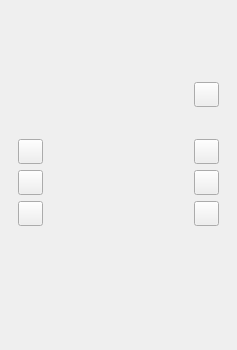
<?xml version="1.0" encoding="UTF-8"?>
<ui version="4.0">
 <class>TrikDisplay</class>
 <widget class="QLabel" name="TrikDisplay">
  <property name="geometry">
   <rect>
    <x>0</x>
    <y>0</y>
    <width>237</width>
    <height>350</height>
   </rect>
  </property>
  <property name="windowTitle">
   <string>Trik Display</string>
  </property>
  <property name="styleSheet">
   <string notr="true">QPushButton{
	border-image: url(://icons/trik/button_off.png);
}
QPushButton:pressed{
	border-image: url(://icons/trik/button_on.png);
}
</string>
  </property>
  <property name="pixmap">
   <pixmap resource="../robotsInterpreter.qrc">:/icons/trik/controller.png</pixmap>
  </property>
  <property name="scaledContents">
   <bool>true</bool>
  </property>
  <layout class="QGridLayout" name="gridLayout">
   <property name="layoutHorizontalSpacing" stdset="0">
    <number>0</number>
   </property>
   <property name="layoutVerticalSpacing" stdset="0">
    <number>0</number>
   </property>
   <item row="1" column="4">
    <widget class="QPushButton" name="buttonOn">
     <property name="sizePolicy">
      <sizepolicy hsizetype="Minimum" vsizetype="Minimum">
       <horstretch>1</horstretch>
       <verstretch>1</verstretch>
      </sizepolicy>
     </property>
     <property name="minimumSize">
      <size>
       <width>25</width>
       <height>25</height>
      </size>
     </property>
     <property name="maximumSize">
      <size>
       <width>25</width>
       <height>25</height>
      </size>
     </property>
     <property name="focusPolicy">
      <enum>Qt::NoFocus</enum>
     </property>
     <property name="flat">
      <bool>false</bool>
     </property>
    </widget>
   </item>
   <item row="1" column="5" rowspan="5">
    <widget class="QWidget" name="widget_4" native="true">
     <property name="sizePolicy">
      <sizepolicy hsizetype="Preferred" vsizetype="Preferred">
       <horstretch>1</horstretch>
       <verstretch>0</verstretch>
      </sizepolicy>
     </property>
    </widget>
   </item>
   <item row="6" column="2" colspan="2">
    <widget class="QWidget" name="widget" native="true">
     <property name="sizePolicy">
      <sizepolicy hsizetype="Preferred" vsizetype="Preferred">
       <horstretch>0</horstretch>
       <verstretch>10</verstretch>
      </sizepolicy>
     </property>
    </widget>
   </item>
   <item row="5" column="4">
    <widget class="QPushButton" name="buttonDown">
     <property name="sizePolicy">
      <sizepolicy hsizetype="Minimum" vsizetype="Minimum">
       <horstretch>1</horstretch>
       <verstretch>1</verstretch>
      </sizepolicy>
     </property>
     <property name="minimumSize">
      <size>
       <width>25</width>
       <height>25</height>
      </size>
     </property>
     <property name="maximumSize">
      <size>
       <width>25</width>
       <height>25</height>
      </size>
     </property>
     <property name="focusPolicy">
      <enum>Qt::NoFocus</enum>
     </property>
     <property name="flat">
      <bool>false</bool>
     </property>
    </widget>
   </item>
   <item row="3" column="4">
    <widget class="QPushButton" name="buttonUp">
     <property name="sizePolicy">
      <sizepolicy hsizetype="Minimum" vsizetype="Minimum">
       <horstretch>1</horstretch>
       <verstretch>1</verstretch>
      </sizepolicy>
     </property>
     <property name="minimumSize">
      <size>
       <width>25</width>
       <height>25</height>
      </size>
     </property>
     <property name="maximumSize">
      <size>
       <width>25</width>
       <height>25</height>
      </size>
     </property>
     <property name="focusPolicy">
      <enum>Qt::NoFocus</enum>
     </property>
     <property name="flat">
      <bool>false</bool>
     </property>
    </widget>
   </item>
   <item row="0" column="2" colspan="2">
    <widget class="QWidget" name="widget_2" native="true">
     <property name="sizePolicy">
      <sizepolicy hsizetype="Preferred" vsizetype="Preferred">
       <horstretch>0</horstretch>
       <verstretch>6</verstretch>
      </sizepolicy>
     </property>
    </widget>
   </item>
   <item row="4" column="1">
    <widget class="QPushButton" name="buttonLeft">
     <property name="sizePolicy">
      <sizepolicy hsizetype="Minimum" vsizetype="Minimum">
       <horstretch>1</horstretch>
       <verstretch>1</verstretch>
      </sizepolicy>
     </property>
     <property name="minimumSize">
      <size>
       <width>25</width>
       <height>25</height>
      </size>
     </property>
     <property name="maximumSize">
      <size>
       <width>25</width>
       <height>25</height>
      </size>
     </property>
     <property name="focusPolicy">
      <enum>Qt::NoFocus</enum>
     </property>
     <property name="flat">
      <bool>false</bool>
     </property>
    </widget>
   </item>
   <item row="1" column="0" rowspan="5">
    <widget class="QWidget" name="widget_5" native="true">
     <property name="sizePolicy">
      <sizepolicy hsizetype="Preferred" vsizetype="Preferred">
       <horstretch>1</horstretch>
       <verstretch>0</verstretch>
      </sizepolicy>
     </property>
    </widget>
   </item>
   <item row="5" column="1">
    <widget class="QPushButton" name="buttonDownLeft">
     <property name="sizePolicy">
      <sizepolicy hsizetype="Minimum" vsizetype="Minimum">
       <horstretch>1</horstretch>
       <verstretch>1</verstretch>
      </sizepolicy>
     </property>
     <property name="minimumSize">
      <size>
       <width>25</width>
       <height>25</height>
      </size>
     </property>
     <property name="maximumSize">
      <size>
       <width>25</width>
       <height>25</height>
      </size>
     </property>
     <property name="focusPolicy">
      <enum>Qt::NoFocus</enum>
     </property>
     <property name="flat">
      <bool>false</bool>
     </property>
    </widget>
   </item>
   <item row="4" column="4">
    <widget class="QPushButton" name="buttonRight">
     <property name="sizePolicy">
      <sizepolicy hsizetype="Minimum" vsizetype="Minimum">
       <horstretch>1</horstretch>
       <verstretch>1</verstretch>
      </sizepolicy>
     </property>
     <property name="minimumSize">
      <size>
       <width>25</width>
       <height>25</height>
      </size>
     </property>
     <property name="maximumSize">
      <size>
       <width>25</width>
       <height>25</height>
      </size>
     </property>
     <property name="focusPolicy">
      <enum>Qt::NoFocus</enum>
     </property>
     <property name="flat">
      <bool>false</bool>
     </property>
    </widget>
   </item>
   <item row="3" column="1">
    <widget class="QPushButton" name="buttonAttach">
     <property name="sizePolicy">
      <sizepolicy hsizetype="Minimum" vsizetype="Minimum">
       <horstretch>1</horstretch>
       <verstretch>1</verstretch>
      </sizepolicy>
     </property>
     <property name="minimumSize">
      <size>
       <width>25</width>
       <height>25</height>
      </size>
     </property>
     <property name="maximumSize">
      <size>
       <width>25</width>
       <height>25</height>
      </size>
     </property>
     <property name="focusPolicy">
      <enum>Qt::NoFocus</enum>
     </property>
     <property name="flat">
      <bool>false</bool>
     </property>
    </widget>
   </item>
   <item row="2" column="4">
    <spacer name="verticalSpacer">
     <property name="orientation">
      <enum>Qt::Vertical</enum>
     </property>
     <property name="sizeHint" stdset="0">
      <size>
       <width>20</width>
       <height>20</height>
      </size>
     </property>
    </spacer>
   </item>
   <item row="1" column="2" rowspan="5" colspan="2">
	<widget class="graphicsUtils::PaintWidget" name="display" native="true">
     <property name="sizePolicy">
      <sizepolicy hsizetype="Preferred" vsizetype="Preferred">
       <horstretch>100</horstretch>
       <verstretch>0</verstretch>
      </sizepolicy>
     </property>
    </widget>
   </item>
  </layout>
 </widget>
 <customwidgets>
  <customwidget>
   <class>graphicsUtils::PaintWidget</class>
   <extends>QWidget</extends>
   <header>../../../../qrutils/graphicsUtils/paintWidget.h</header>
   <container>1</container>
  </customwidget>
 </customwidgets>
 <resources>
  <include location="../robotsInterpreter.qrc"/>
 </resources>
 <connections/>
</ui>
